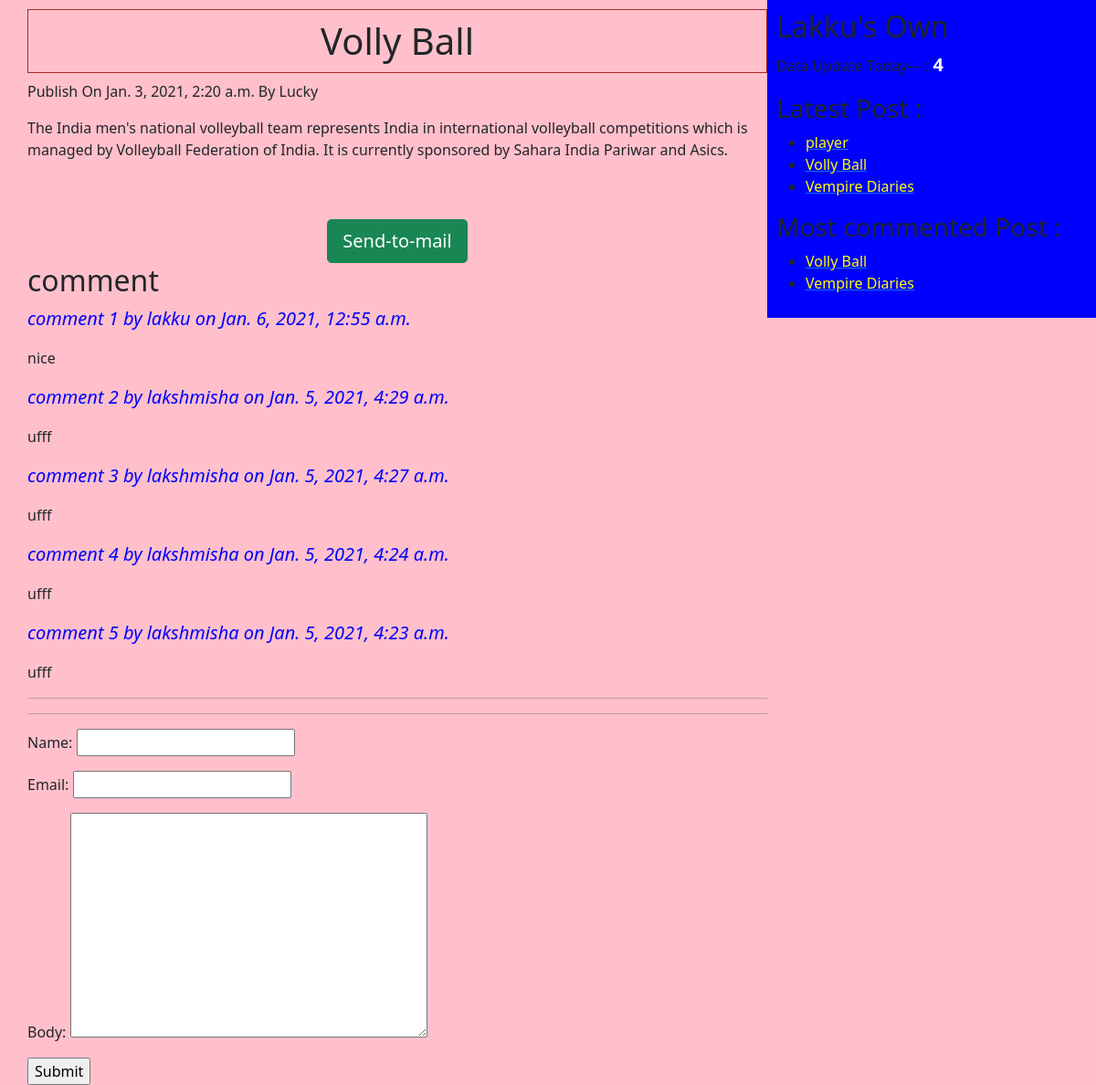
The app's page /2021/01/03/volly-ball/ with its own data.
### app1/models.py (models this page shows, shortened)
class Post(models.Model):
    STATUS_CHOICES=(('draft','Draft'),('published','Published'))
    title = models.CharField(max_length=50)
    slug = models.SlugField(max_length=200,unique_for_date='publish')
    author = models.ForeignKey(User,related_name='blog_posts' ,on_delete=models.CASCADE)
    body = models.TextField()
    publish = models.DateTimeField(default=timezone.now)
    create = models.DateTimeField(auto_now_add=True)
    update = models.DateTimeField(auto_now=True)
    status = models.CharField(max_length=50,choices=STATUS_CHOICES,default='draft')
    objects = CustomManager()
    tags=TaggableManager()
    class Meta:
    	ordering=('-publish',)
    def get_absolute_url(self):
    	return reverse('post_detail',args=[self.publish.year,self.publish.strftime('%m'),self.publish.strftime('%d'),self.slug])

class Comment(models.Model):
    post=models.ForeignKey(Post,related_name='comments', on_delete=models.CASCADE)
    name = models.CharField( max_length=50)
    email = models.EmailField()
    body = models.TextField()
    created = models.DateTimeField(auto_now_add=True)
    updated = models.DateTimeField(auto_now=True)
    active=models.BooleanField(default=True)
    class Meta:
        ordering=('-created',)

### app1/views.py (the view)
# urls.py: re_path(r'^(?P<year>\d{4})/(?P<month>\d{2})/(?P<day>\d{2})/(?P<post>[-\w]+)/$',views.display,name='post_detail'),
def display(request,year,month,day,post):
	post=get_object_or_404(Post, slug=post, status='published', publish__year=year, publish__month=month, publish__day=day)
	comments=post.comments.filter(active=True)
	csubmit=False
	if request.method=='POST':
		form=CommentForm(request.POST)
		if form.is_valid():
			new_comment=form.save(commit=False)
			new_comment.post=post
			new_comment.save()
			csubmit=True
	else:
		form=CommentForm()
	my_dict={'post':post, 'form':form, 'csubmit':csubmit,'comments':comments}
	return render(request=request, template_name='app1/display_list.html', context=my_dict)

### app1/forms.py
class CommentForm(forms.ModelForm):
	class Meta:
		model = Comment
		fields = ('name', 'email', 'body')

### app1/models.py (called while the page is built)
	def get_queryset(self):
		return super().get_queryset().filter(status='published')

### app1/templatetags/blog_tags.py (called while the page is built)
@register.simple_tag(name='my_tag')
def total_posts():
	return Post.objects.count()

@register.inclusion_tag('app1/latest_post.html')
def show_latest_post():
	latest_post=Post.objects.order_by('-publish')[:3]
	return {'latest_post':latest_post}

@register.simple_tag
def get_most_commented_post(count=2):
	return Post.objects.annotate(total_comments=Count('comments')).order_by('-total_comments')[:count]

### template/app1/display_list.html (shortened to what this page needs)
{% extends "app1/base.html" %}
{% block content_block %}
	<h1>{{ post.title }}</h1>
	<p id="date">Publish On {{ post.publish }} By {{ post.author|title }}</p>
	   {{ post.body|linebreaks }}
	<br><br>
	<div class="container" align="center">
	      <a href="/{{ post.id }}/share" class="btn btn-lg btn-success" target="blank">Send-to-mail</a>
	</div>
	{% with comments.count as comment_count  %}
	    <h2>{{ comments_count }} comment {{ comments_count|pluralize }}</h2>
	{% endwith %}
	{% if comments %}
		{% for comment in comments  %}
		  <p id="ll">comment {{ forloop.counter  }} by {{ comment.name }} on {{ comment.created }}</p>
		  <div class="cb"> {{ comment.body|linebreaks }}</div>
		{% endfor %}
		<hr><hr>
	{% else %}
	    <p>Ther is no comments</p>
	{% endif %}
	{% if csubmit %}
	   <h2>Yur cmment add Successfully</h2>
	{% else %}
	    <form method="POST">
	   	   {{ form.as_p }}
	   	   <input type="submit" name="" value="Submit">
	    </form>
	{% endif %}
{% endblock content_block %}

### template/app1/base.html (shortened to what this page needs)
<!DOCTYPE html>
{% load static %}
{% load blog_tags %}
<html>
<head>
	<link href="https://cdn.jsdelivr.net/npm/bootstrap@5.0.0-beta1/dist/css/bootstrap.min.css" rel="stylesheet">
    <link rel="stylesheet" type="text/css" href="{% static "css/app1/blog.css" %}">
</head>
<body>
	<div class="content">
		{% block content_block %}
		{% endblock content_block %}
	</div>
	<div class="sidebar">
		<h2>Lakku's Own</h2>
		<p>Data Update Today--- : <span id="gg">{% my_tag %}</span></p>
		<h3>Latest Post : </h3>{% show_latest_post %}
		{% get_most_commented_post as m_c_p%}
		<h3>Most commented Post :</h3>
		<ul>
			{% for post in m_c_p %}
			<li><a href="{{ post.get_absolute_url }}"><span id="lk">{{ post.title }}</span></a></li>
			{% endfor %}
		</ul>
	</div>
</body>
</html>

### template/app1/latest_post.html
<ul>
	{% for post in latest_post %}
	    <li ><a href="{{ post.get_absolute_url }}"><span id="ff">{{ post.title }}</span></a></li>
	{% endfor %}
</ul>

### static/css/app1/blog.css (style rules this page uses)
.content { width: 70%; float: left; padding: 10px 0 0 30px; background: pink; height: 100%; }
.sidebar { width: 30%; float: right; padding: 10px; background: blue; height: 100%; }
h1 { text-align: center; border: 1px solid brown; padding: 10px 0 10px; }
body { background: pink; }
#ll { color: blue; font-size: 20px; font-style: italic; }
#gg { font-size: 20px; color: white; font-weight: bold; }
#ff { color: yellow; }
#lk { color: yellow; }

### records on screen
Post: title "Volly Ball", publish "Jan. 3, 2021, 2:20 a.m.", author "Lucky", body "The India men's national volleyball team represents India in international volleyball competitions which is managed by Volleyball Federation of India. It is currently sponsored by Sahara India Pariwar and Asics."
Comment: name "lakku", created "Jan. 6, 2021, 12:55 a.m.", body "nice"
Comment: name "lakshmisha", created "Jan. 5, 2021, 4:29 a.m.", body "ufff"
Comment: name "lakshmisha", created "Jan. 5, 2021, 4:27 a.m.", body "ufff"
Comment: name "lakshmisha", created "Jan. 5, 2021, 4:24 a.m.", body "ufff"
Comment: name "lakshmisha", created "Jan. 5, 2021, 4:23 a.m.", body "ufff"
Post: title "player"
Post: title "Vempire Diaries"
